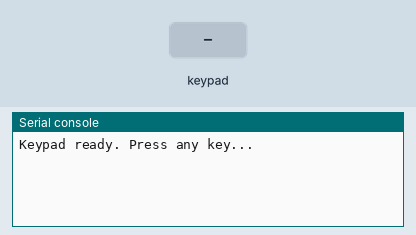
The program below on a simulated ESP32 board running MicroPython. On the bench: the last lines printed to the serial console. The inputs (shaded band) are chosen by the test bench.

Above: at 1.2 s.
1.3 s: key '1' pressed
At 2.5 s:
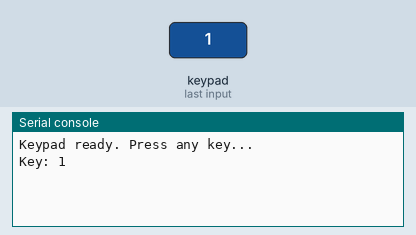
2.8 s: keypad keys 1 2 # pressed 0.4 s apart
At 4.3 s:
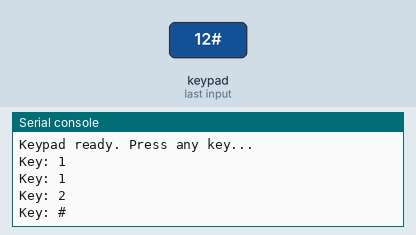
5.5 s: key 'A' pressed
At 6.7 s:
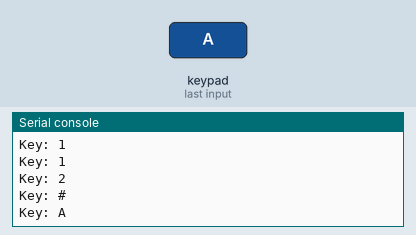
7.0 s: keypad keys 1 2 * pressed 0.4 s apart
At 8.6 s:
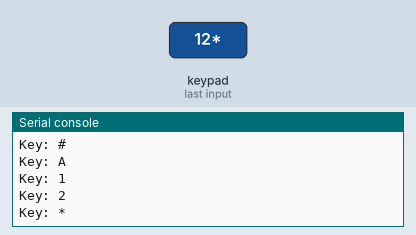
9.7 s: key 'B' pressed
At 10.6 s:
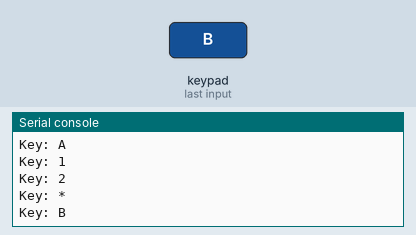
11.2 s: keypad keys 1 2 D pressed 0.4 s apart
At 12.3 s:
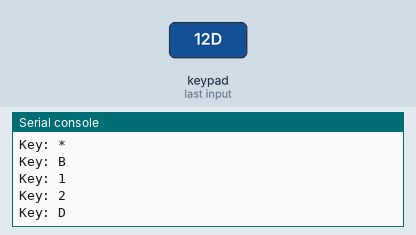

Measured:
- after the input at 1.3 s, the serial console: prints a new line at once (image 1)
- after the input at 2.8 s, the serial console: prints a new line after 0.42 s (image 2)
- after the input at 5.5 s, the serial console: prints a new line at once (image 3)
- after the input at 7.0 s, the serial console: prints a new line at once (image 4)
- after the input at 9.7 s, the serial console: prints a new line at once (image 5)
- after the input at 11.2 s, the serial console: prints a new line at once (image 6)

The program:

keypad.py
```python
"""
4x4 矩陣鍵盤
Interface - keypad

原始課程: 10.ESP32_鍵盤(4x4)Keypad / 15.鍵盤(4x4)Keypad
平台: ESP32 MicroPython

功能:
  手動掃描 4x4 矩陣鍵盤（無需外部函式庫）
  防止重複觸發（鍵盤釋放後才接受下一次輸入）

掃描原理:
  - COL（行）設為 OUTPUT，依序輸出 LOW
  - ROW（列）設為 INPUT_PULLUP
  - 某 COL 拉 LOW 時，若某 ROW 讀到 LOW，即對應按鍵被按下

硬體接線:
  ROW 1~4 → D32, D33, D25, D26（PULL_UP 輸入）
  COL 1~4 → D27, D14, D12, D13（輸出）
"""

import time
from machine import Pin

ROW_PINS = [32, 33, 25, 26]
COL_PINS = [27, 14, 12, 13]

KEY_MAP = [
    ['1', '2', '3', 'A'],
    ['4', '5', '6', 'B'],
    ['7', '8', '9', 'C'],
    ['*', '0', '#', 'D'],
]

rows = [Pin(p, Pin.IN,  Pin.PULL_UP) for p in ROW_PINS]
cols = [Pin(p, Pin.OUT)              for p in COL_PINS]

for c in cols:
    c.value(1)


def scan_keypad() -> str | None:
    """掃描一次鍵盤，回傳按下的字元，無按下回傳 None"""
    for ci, col in enumerate(cols):
        col.value(0)
        for ri, row in enumerate(rows):
            if row.value() == 0:
                col.value(1)
                return KEY_MAP[ri][ci]
        col.value(1)
    return None


def read_keypad_loop():
    """
    主迴圈：印出每次按鍵
    防止重複觸發：鍵盤釋放後才接受下一次輸入
    """
    btn_released = True

    print("Keypad ready. Press any key...")

    while True:
        key = scan_keypad()

        if key is not None:
            if btn_released:
                print("Key:", key)
                btn_released = False
        else:
            btn_released = True

        time.sleep_ms(20)


read_keypad_loop()
```
